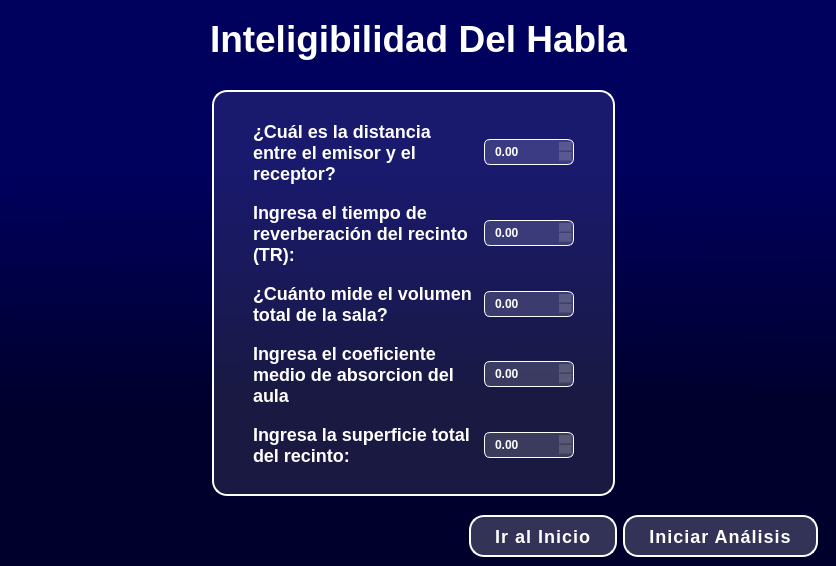
<?xml version="1.0" encoding="UTF-8"?>
<ui version="4.0">
 <class>Form</class>
 <widget class="QWidget" name="Form">
  <property name="geometry">
   <rect>
    <x>0</x>
    <y>0</y>
    <width>836</width>
    <height>566</height>
   </rect>
  </property>
  <property name="windowTitle">
   <string>Form</string>
  </property>
  <property name="styleSheet">
   <string notr="true">QWidget{
background-color: qlineargradient(spread:pad, x1:0.488, y1:0, x2:0.495, y2:1, stop:0.306818 rgba(0, 0, 93, 255), stop:0.710227 rgba(0, 0, 45, 255))
}

QFrame{
	background-color: transparent
}
</string>
  </property>
  <layout class="QVBoxLayout" name="verticalLayout">
   <property name="spacing">
    <number>0</number>
   </property>
   <property name="leftMargin">
    <number>0</number>
   </property>
   <property name="topMargin">
    <number>0</number>
   </property>
   <property name="rightMargin">
    <number>0</number>
   </property>
   <property name="bottomMargin">
    <number>0</number>
   </property>
   <item>
    <widget class="QFrame" name="frame">
     <property name="frameShape">
      <enum>QFrame::NoFrame</enum>
     </property>
     <layout class="QVBoxLayout" name="verticalLayout_2" stretch="1,9,1">
      <property name="spacing">
       <number>0</number>
      </property>
      <property name="leftMargin">
       <number>0</number>
      </property>
      <property name="topMargin">
       <number>0</number>
      </property>
      <property name="bottomMargin">
       <number>0</number>
      </property>
      <item>
       <widget class="QFrame" name="frTop1">
        <property name="minimumSize">
         <size>
          <width>45</width>
          <height>80</height>
         </size>
        </property>
        <property name="maximumSize">
         <size>
          <width>16777215</width>
          <height>80</height>
         </size>
        </property>
        <property name="frameShape">
         <enum>QFrame::NoFrame</enum>
        </property>
        <layout class="QHBoxLayout" name="horizontalLayout">
         <item>
          <widget class="QPushButton" name="botonAtras">
           <property name="minimumSize">
            <size>
             <width>45</width>
             <height>45</height>
            </size>
           </property>
           <property name="maximumSize">
            <size>
             <width>45</width>
             <height>45</height>
            </size>
           </property>
           <property name="styleSheet">
            <string notr="true">QPushButton {
    background-color: #000000ff;
	border-radius: 20px;
}
QPushButton:hover {
    background-color:  rgba(255, 255, 255, 0.4);
	border-radius: 20px;
}
QPushButton:pressed {
    background-color: white;
	border-radius: 20px;
}</string>
           </property>
           <property name="text">
            <string/>
           </property>
           <property name="icon">
            <iconset>
             <normaloff>graficas/iconos/angulo-izquierdo.png</normaloff>graficas/iconos/angulo-izquierdo.png</iconset>
           </property>
           <property name="iconSize">
            <size>
             <width>30</width>
             <height>30</height>
            </size>
           </property>
          </widget>
         </item>
         <item>
          <spacer name="horizontalSpacer">
           <property name="orientation">
            <enum>Qt::Horizontal</enum>
           </property>
           <property name="sizeHint" stdset="0">
            <size>
             <width>124</width>
             <height>20</height>
            </size>
           </property>
          </spacer>
         </item>
         <item>
          <widget class="QLabel" name="label">
           <property name="text">
            <string>&lt;html&gt;&lt;head/&gt;&lt;body&gt;&lt;p&gt;&lt;span style=&quot; font-size:28pt; font-weight:700; color:#ffffff;&quot;&gt;Inteligibilidad Del Habla&lt;/span&gt;&lt;/p&gt;&lt;/body&gt;&lt;/html&gt;</string>
           </property>
          </widget>
         </item>
         <item>
          <spacer name="horizontalSpacer_2">
           <property name="orientation">
            <enum>Qt::Horizontal</enum>
           </property>
           <property name="sizeHint" stdset="0">
            <size>
             <width>190</width>
             <height>20</height>
            </size>
           </property>
          </spacer>
         </item>
        </layout>
       </widget>
      </item>
      <item>
       <widget class="QFrame" name="frame_2">
        <property name="frameShape">
         <enum>QFrame::NoFrame</enum>
        </property>
        <layout class="QHBoxLayout" name="horizontalLayout_2" stretch="1,2,1">
         <property name="spacing">
          <number>10</number>
         </property>
         <property name="leftMargin">
          <number>0</number>
         </property>
         <property name="topMargin">
          <number>10</number>
         </property>
         <property name="rightMargin">
          <number>0</number>
         </property>
         <property name="bottomMargin">
          <number>10</number>
         </property>
         <item>
          <widget class="QFrame" name="frame_4">
           <property name="frameShape">
            <enum>QFrame::NoFrame</enum>
           </property>
          </widget>
         </item>
         <item>
          <widget class="QFrame" name="frame_5">
           <property name="styleSheet">
            <string notr="true">QFrame {
    background-color: rgba(255, 255, 255, 0.1); /* Transparente con leve fondo */
    border: 2px solid white;
    border-radius: 15px;
}
</string>
           </property>
           <property name="frameShape">
            <enum>QFrame::NoFrame</enum>
           </property>
           <layout class="QVBoxLayout" name="verticalLayout_3">
            <property name="spacing">
             <number>0</number>
            </property>
            <property name="leftMargin">
             <number>0</number>
            </property>
            <property name="topMargin">
             <number>0</number>
            </property>
            <property name="rightMargin">
             <number>0</number>
            </property>
            <property name="bottomMargin">
             <number>0</number>
            </property>
            <item>
             <widget class="QFrame" name="frame_7">
              <property name="styleSheet">
               <string notr="true">QFrame {
    background-color: transparent; /* Transparente con leve fondo */
    border: none;
    border-radius: none;
}

QLabel {
    color: white;
    background-color: transparent; /* Asegura que no herede fondo raro */
    font-size: 18px;
    font-weight: bold;
}


QSpinBox, QDoubleSpinBox {
    background: rgba(255, 255, 255, 0.15);
    border: 1px solid white;
    border-radius: 6px;
    padding: 4px 8px;
    color: white;
    font-weight: bold;
}




</string>
              </property>
              <property name="frameShape">
               <enum>QFrame::NoFrame</enum>
              </property>
              <layout class="QVBoxLayout" name="verticalLayout_4" stretch="1,1,1,1,1">
               <property name="spacing">
                <number>0</number>
               </property>
               <property name="leftMargin">
                <number>30</number>
               </property>
               <property name="topMargin">
                <number>20</number>
               </property>
               <property name="rightMargin">
                <number>30</number>
               </property>
               <property name="bottomMargin">
                <number>20</number>
               </property>
               <item>
                <widget class="QFrame" name="frame_8">
                 <property name="frameShape">
                  <enum>QFrame::NoFrame</enum>
                 </property>
                 <layout class="QHBoxLayout" name="horizontalLayout_3" stretch="1,1">
                  <item>
                   <widget class="QLabel" name="label_2">
                    <property name="text">
                     <string>¿Cuál es la distancia entre el emisor y el receptor?</string>
                    </property>
                    <property name="wordWrap">
                     <bool>true</bool>
                    </property>
                   </widget>
                  </item>
                  <item>
                   <widget class="QDoubleSpinBox" name="distanciaRyE">
                    <property name="minimumSize">
                     <size>
                      <width>90</width>
                      <height>0</height>
                     </size>
                    </property>
                    <property name="maximumSize">
                     <size>
                      <width>90</width>
                      <height>16777215</height>
                     </size>
                    </property>
                    <property name="singleStep">
                     <double>1.500000000000000</double>
                    </property>
                   </widget>
                  </item>
                 </layout>
                </widget>
               </item>
               <item>
                <widget class="QFrame" name="frame_12">
                 <property name="frameShape">
                  <enum>QFrame::NoFrame</enum>
                 </property>
                 <layout class="QHBoxLayout" name="horizontalLayout_4">
                  <item>
                   <widget class="QLabel" name="label_3">
                    <property name="text">
                     <string>Ingresa el tiempo de reverberación del recinto (TR):</string>
                    </property>
                    <property name="wordWrap">
                     <bool>true</bool>
                    </property>
                   </widget>
                  </item>
                  <item>
                   <widget class="QDoubleSpinBox" name="recintoTR">
                    <property name="minimumSize">
                     <size>
                      <width>90</width>
                      <height>0</height>
                     </size>
                    </property>
                    <property name="maximumSize">
                     <size>
                      <width>90</width>
                      <height>16777215</height>
                     </size>
                    </property>
                   </widget>
                  </item>
                 </layout>
                </widget>
               </item>
               <item>
                <widget class="QFrame" name="frame_9">
                 <property name="frameShape">
                  <enum>QFrame::NoFrame</enum>
                 </property>
                 <layout class="QHBoxLayout" name="horizontalLayout_5">
                  <item>
                   <widget class="QLabel" name="label_4">
                    <property name="text">
                     <string>¿Cuánto mide el volumen total de la sala?</string>
                    </property>
                    <property name="wordWrap">
                     <bool>true</bool>
                    </property>
                   </widget>
                  </item>
                  <item>
                   <widget class="QDoubleSpinBox" name="volumenSala">
                    <property name="minimumSize">
                     <size>
                      <width>90</width>
                      <height>0</height>
                     </size>
                    </property>
                    <property name="maximumSize">
                     <size>
                      <width>90</width>
                      <height>16777215</height>
                     </size>
                    </property>
                    <property name="maximum">
                     <double>1000.000000000000000</double>
                    </property>
                    <property name="singleStep">
                     <double>10.000000000000000</double>
                    </property>
                   </widget>
                  </item>
                 </layout>
                </widget>
               </item>
               <item>
                <widget class="QFrame" name="frame_11">
                 <property name="frameShape">
                  <enum>QFrame::NoFrame</enum>
                 </property>
                 <layout class="QHBoxLayout" name="horizontalLayout_6">
                  <item>
                   <widget class="QLabel" name="label_8">
                    <property name="text">
                     <string>Ingresa el coeficiente medio de absorcion del aula</string>
                    </property>
                    <property name="wordWrap">
                     <bool>true</bool>
                    </property>
                   </widget>
                  </item>
                  <item>
                   <widget class="QDoubleSpinBox" name="coeficienteMedio">
                    <property name="minimumSize">
                     <size>
                      <width>90</width>
                      <height>0</height>
                     </size>
                    </property>
                    <property name="maximumSize">
                     <size>
                      <width>90</width>
                      <height>16777215</height>
                     </size>
                    </property>
                   </widget>
                  </item>
                 </layout>
                </widget>
               </item>
               <item>
                <widget class="QFrame" name="frame_10">
                 <property name="frameShape">
                  <enum>QFrame::NoFrame</enum>
                 </property>
                 <layout class="QHBoxLayout" name="horizontalLayout_7">
                  <item>
                   <widget class="QLabel" name="label_9">
                    <property name="text">
                     <string>Ingresa la superficie total del recinto:</string>
                    </property>
                    <property name="wordWrap">
                     <bool>true</bool>
                    </property>
                   </widget>
                  </item>
                  <item>
                   <widget class="QDoubleSpinBox" name="superficieTotal">
                    <property name="minimumSize">
                     <size>
                      <width>90</width>
                      <height>0</height>
                     </size>
                    </property>
                    <property name="maximumSize">
                     <size>
                      <width>90</width>
                      <height>16777215</height>
                     </size>
                    </property>
                    <property name="maximum">
                     <double>1000.000000000000000</double>
                    </property>
                    <property name="singleStep">
                     <double>10.000000000000000</double>
                    </property>
                   </widget>
                  </item>
                 </layout>
                </widget>
               </item>
              </layout>
             </widget>
            </item>
           </layout>
          </widget>
         </item>
         <item>
          <widget class="QFrame" name="frame_6">
           <property name="frameShape">
            <enum>QFrame::NoFrame</enum>
           </property>
          </widget>
         </item>
        </layout>
       </widget>
      </item>
      <item>
       <widget class="QFrame" name="frame_3">
        <property name="minimumSize">
         <size>
          <width>0</width>
          <height>60</height>
         </size>
        </property>
        <property name="styleSheet">
         <string notr="true">QPushButton {
    background-color: rgba(255, 255, 255, 0.2);
    border: 2px solid white;
    color: white;
    font-weight: bold;
	font-size: 18px;
    border-radius: 15px;

    padding: 10px 24px;
    letter-spacing: 1px;
}
QPushButton:hover {
    background-color: rgba(255, 255, 255, 0.4);
}
QPushButton:pressed {
    background-color: white;
}
</string>
        </property>
        <property name="frameShape">
         <enum>QFrame::NoFrame</enum>
        </property>
        <layout class="QHBoxLayout" name="horizontalLayout_8">
         <item>
          <spacer name="horizontalSpacer_3">
           <property name="orientation">
            <enum>Qt::Horizontal</enum>
           </property>
           <property name="sizeHint" stdset="0">
            <size>
             <width>454</width>
             <height>20</height>
            </size>
           </property>
          </spacer>
         </item>
         <item>
          <widget class="QPushButton" name="botonGoHome">
           <property name="maximumSize">
            <size>
             <width>150</width>
             <height>16777215</height>
            </size>
           </property>
           <property name="text">
            <string>Ir al Inicio</string>
           </property>
          </widget>
         </item>
         <item>
          <widget class="QPushButton" name="botonIniciarAnalisis">
           <property name="maximumSize">
            <size>
             <width>200</width>
             <height>16777215</height>
            </size>
           </property>
           <property name="text">
            <string>Iniciar Análisis</string>
           </property>
          </widget>
         </item>
        </layout>
       </widget>
      </item>
     </layout>
    </widget>
   </item>
  </layout>
 </widget>
 <resources/>
 <connections/>
</ui>
